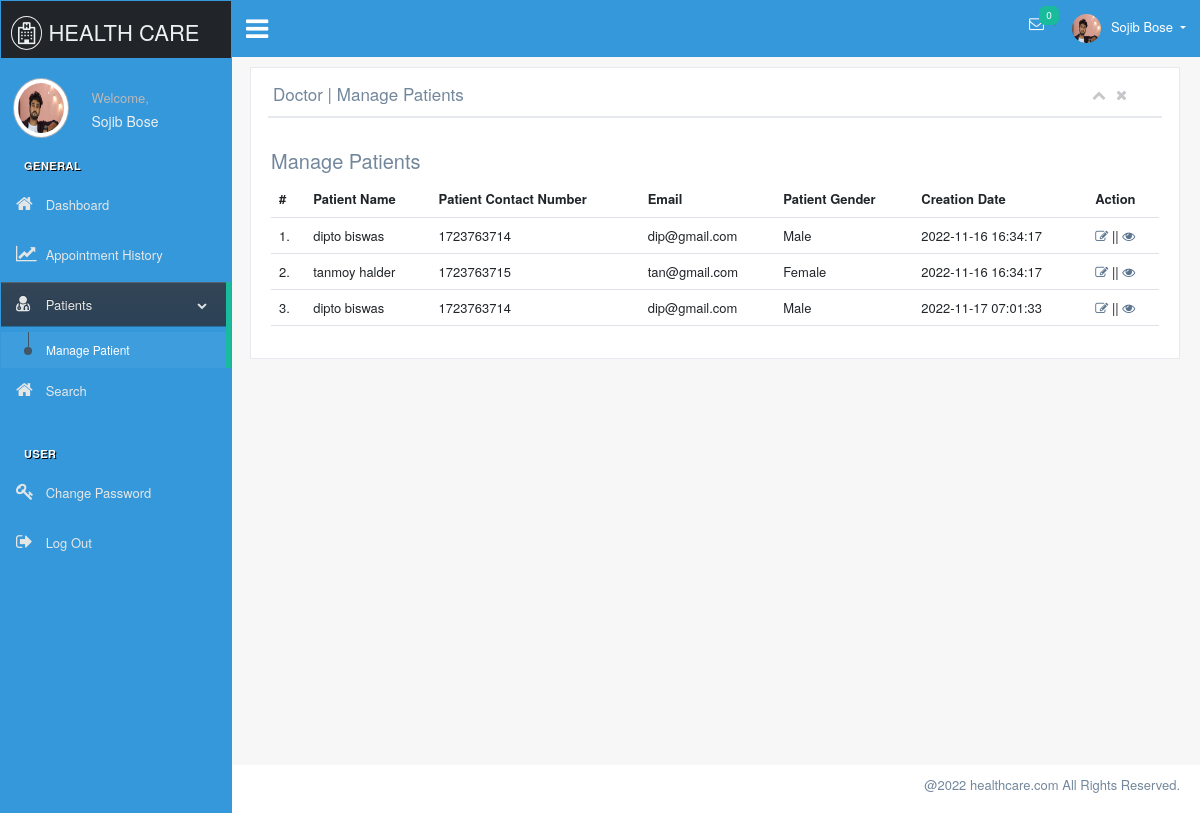
The app's page /doctor/manage-patient.php (signed in) with its own data.
### tables this page shows
CREATE TABLE `patient` (
  `id` int(11) NOT NULL,
  `aid` int(11) DEFAULT NULL,
  `did` int(11) NOT NULL,
  `patname` varchar(40) DEFAULT NULL,
  `patcontact` varchar(100) DEFAULT NULL,
  `patemail` varchar(100) DEFAULT NULL,
  `gender` varchar(10) DEFAULT NULL,
  `pataddress` varchar(100) DEFAULT NULL,
  `patage` int(11) DEFAULT NULL,
  `status` int(11) NOT NULL DEFAULT 0,
  `medhis` varchar(100) DEFAULT NULL,
  `cDate` timestamp NOT NULL DEFAULT current_timestamp(),
  `appDate` timestamp NOT NULL DEFAULT current_timestamp(),
  `updateDate` timestamp NOT NULL DEFAULT '0000-00-00 00:00:00' ON UPDATE current_timestamp()
);

### doctor/manage-patient.php (the view, shortened to what this page needs)
<!DOCTYPE html>
<html lang="en">
<head>
	<?php include 'include/head.php'; ?>
</head>
<body class="nav-md">
	<?php include('include/header.php'); ?>
	<div class="row">
		<div class="col-md-12">
			<h5 class="over-title margin-bottom-15">Manage <span class="text-bold">Patients</span></h5>
			<table class="table table-hover" id="sample-table-1">
				<thead>
					<tr>
						<th class="center">#</th>
						<th>Patient Name</th>
						<th>Patient Contact Number</th>
						<th>Email</th>
						<th>Patient Gender </th>
						<th>Creation Date </th>
						<th>Action</th>
					</tr>
				</thead>
				<tbody>
					<?php
					$docid = $_SESSION['did'];
					$sql = mysqli_query($con, "select patient.id as pid,patient.patcontact,patient.patname,patient.patemail,patient.gender,patient.cDate from patient inner join appointment on patient.aid =appointment.id where patient.did='$docid' ");
					$cnt = 1;
					while ($row = mysqli_fetch_array($sql)) {
					?>
						<tr>
							<td class="center"><?php echo $cnt; ?>.</td>
							<td class="hidden-xs"><?php echo $row['patname']; ?></td>
							<td><?php echo $row['patcontact']; ?></td>
							<td><?php echo $row['patemail']; ?></td>
							<td><?php if ($row['gender'] == "m") {
									echo "Male";
								} elseif ($row['gender'] == "f") {
									echo "Female";
								} else {
									echo "Other";
								}  ?></td>
							<td><?php echo $row['cDate']; ?></td>
							<td>
								<a href="edit-patient.php?editid=<?php echo $row['pid']; ?>"><i class="fa fa-edit"></i></a> || <a href="view-patient.php?viewid=<?php echo $row['pid']; ?>"><i class="fa fa-eye"></i></a>
							</td>
						</tr>
					<?php
						$cnt = $cnt + 1;
					}
					?>
				</tbody>
			</table>
		</div>
	</div>
	<?php include('include/footer.php'); ?>
</body>
</html>

### records on screen
patient: patname "dipto biswas", patcontact "1723763714", patemail "dip@gmail.com", gender "Male", cDate "2022-11-16 16:34:17"
patient: patname "tanmoy halder", patcontact "1723763715", patemail "tan@gmail.com", gender "Female", cDate "2022-11-16 16:34:17"
patient: patname "dipto biswas", patcontact "1723763714", patemail "dip@gmail.com", gender "Male", cDate "2022-11-17 07:01:33"

### other values on screen
$_SESSION['doctorName'] "Sojib Bose"
$span "0"
$page_title "Doctor | Manage Patients"
